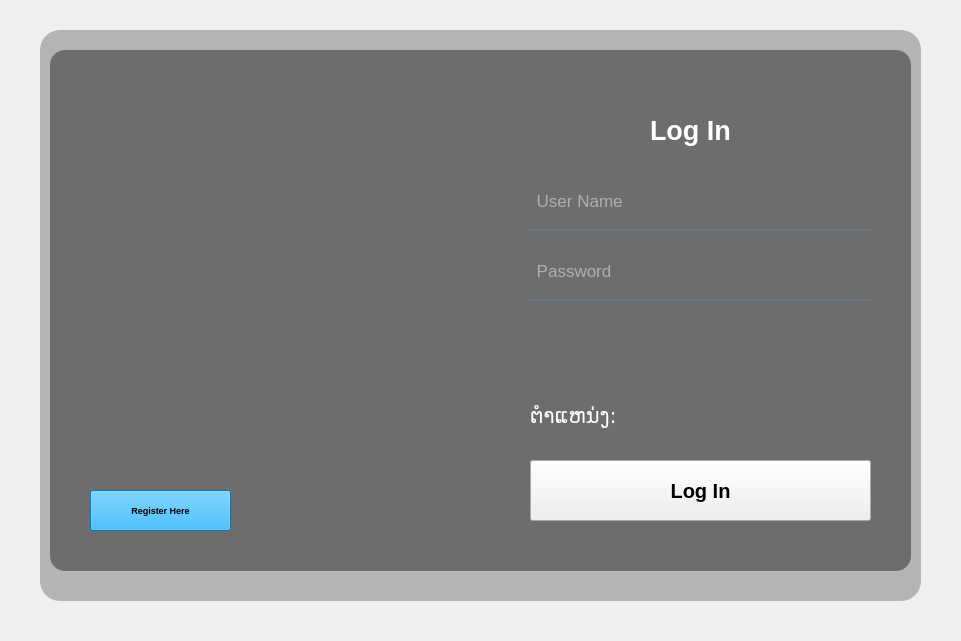
<?xml version="1.0" encoding="UTF-8"?>
<ui version="4.0">
 <class>frm_Login</class>
 <widget class="QWidget" name="frm_Login">
  <property name="geometry">
   <rect>
    <x>0</x>
    <y>0</y>
    <width>961</width>
    <height>641</height>
   </rect>
  </property>
  <property name="windowTitle">
   <string>Login</string>
  </property>
  <layout class="QGridLayout" name="gridLayout">
   <property name="leftMargin">
    <number>0</number>
   </property>
   <property name="topMargin">
    <number>0</number>
   </property>
   <property name="rightMargin">
    <number>0</number>
   </property>
   <property name="bottomMargin">
    <number>0</number>
   </property>
   <property name="spacing">
    <number>0</number>
   </property>
   <item row="2" column="0">
    <widget class="QWidget" name="widget" native="true">
     <widget class="QLabel" name="label_2">
      <property name="geometry">
       <rect>
        <x>40</x>
        <y>30</y>
        <width>881</width>
        <height>571</height>
       </rect>
      </property>
      <property name="styleSheet">
       <string notr="true">border-image: url(:/device_management_login.jpeg);
border-radius:20px</string>
      </property>
      <property name="text">
       <string/>
      </property>
      <property name="pixmap">
       <pixmap>images/device_management_login.jpeg</pixmap>
      </property>
     </widget>
     <widget class="QLabel" name="label_3">
      <property name="geometry">
       <rect>
        <x>40</x>
        <y>30</y>
        <width>881</width>
        <height>571</height>
       </rect>
      </property>
      <property name="styleSheet">
       <string notr="true">background-color: qlineargradient(spread:pad, x1:1, y1:1, x2:1, y2:1, stop:0 rgba(0, 0, 0, 63), stop:1 rgba(255, 255, 255, 255));
border-radius:20px</string>
      </property>
      <property name="text">
       <string/>
      </property>
      <property name="pixmap">
       <pixmap>../icons/device_management_login.jpeg</pixmap>
      </property>
     </widget>
     <widget class="QLabel" name="label">
      <property name="geometry">
       <rect>
        <x>50</x>
        <y>50</y>
        <width>861</width>
        <height>521</height>
       </rect>
      </property>
      <property name="styleSheet">
       <string notr="true">
background-color:rgba(0,0,0,100);
border-radius:15px;</string>
      </property>
      <property name="text">
       <string/>
      </property>
     </widget>
     <widget class="QLineEdit" name="txt_username">
      <property name="geometry">
       <rect>
        <x>530</x>
        <y>180</y>
        <width>341</width>
        <height>51</height>
       </rect>
      </property>
      <property name="font">
       <font>
        <pointsize>13</pointsize>
       </font>
      </property>
      <property name="styleSheet">
       <string notr="true">background-color:rgba(0,0,0,0);
border:none;
border-bottom:2px solid rgba(105,118,132,255);
color:rgba(255,255,255,230);
padding-bottom:7px;</string>
      </property>
      <property name="placeholderText">
       <string> User Name</string>
      </property>
     </widget>
     <widget class="QLabel" name="label_4">
      <property name="geometry">
       <rect>
        <x>650</x>
        <y>100</y>
        <width>121</width>
        <height>61</height>
       </rect>
      </property>
      <property name="font">
       <font>
        <pointsize>20</pointsize>
        <weight>75</weight>
        <bold>true</bold>
       </font>
      </property>
      <property name="styleSheet">
       <string notr="true">color: rgb(255, 255, 255);</string>
      </property>
      <property name="text">
       <string>Log In</string>
      </property>
     </widget>
     <widget class="QPushButton" name="btn_login">
      <property name="geometry">
       <rect>
        <x>530</x>
        <y>460</y>
        <width>341</width>
        <height>61</height>
       </rect>
      </property>
      <property name="font">
       <font>
        <pointsize>15</pointsize>
        <weight>75</weight>
        <bold>true</bold>
       </font>
      </property>
      <property name="styleSheet">
       <string notr="true"/>
      </property>
      <property name="text">
       <string>Log In</string>
      </property>
     </widget>
     <widget class="QLineEdit" name="txt_password">
      <property name="geometry">
       <rect>
        <x>530</x>
        <y>250</y>
        <width>341</width>
        <height>51</height>
       </rect>
      </property>
      <property name="font">
       <font>
        <pointsize>13</pointsize>
       </font>
      </property>
      <property name="styleSheet">
       <string notr="true">background-color:rgba(0,0,0,0);
border:none;
border-bottom:2px solid rgba(105,118,132,255);
color:rgba(255,255,255,230);
padding-bottom:7px;</string>
      </property>
      <property name="placeholderText">
       <string> Password</string>
      </property>
     </widget>
     <widget class="QLabel" name="label_gender">
      <property name="geometry">
       <rect>
        <x>530</x>
        <y>330</y>
        <width>51</width>
        <height>51</height>
       </rect>
      </property>
      <property name="font">
       <font>
        <family>Lao_SomVang</family>
        <pointsize>16</pointsize>
        <weight>50</weight>
        <bold>false</bold>
       </font>
      </property>
      <property name="styleSheet">
       <string notr="true">color: rgb(255, 255, 255);</string>
      </property>
      <property name="text">
       <string/>
      </property>
     </widget>
     <widget class="QLabel" name="label_position">
      <property name="geometry">
       <rect>
        <x>680</x>
        <y>390</y>
        <width>191</width>
        <height>51</height>
       </rect>
      </property>
      <property name="font">
       <font>
        <family>Lao_SomVang</family>
        <pointsize>16</pointsize>
        <weight>50</weight>
        <bold>false</bold>
       </font>
      </property>
      <property name="styleSheet">
       <string notr="true">color: rgb(255, 255, 255);</string>
      </property>
      <property name="text">
       <string/>
      </property>
     </widget>
     <widget class="QLabel" name="label_last_name">
      <property name="geometry">
       <rect>
        <x>730</x>
        <y>330</y>
        <width>151</width>
        <height>51</height>
       </rect>
      </property>
      <property name="font">
       <font>
        <family>Lao_SomVang</family>
        <pointsize>16</pointsize>
        <weight>50</weight>
        <bold>false</bold>
       </font>
      </property>
      <property name="styleSheet">
       <string notr="true">color: rgb(255, 255, 255);</string>
      </property>
      <property name="text">
       <string/>
      </property>
     </widget>
     <widget class="QLabel" name="label_title_position">
      <property name="geometry">
       <rect>
        <x>530</x>
        <y>390</y>
        <width>141</width>
        <height>51</height>
       </rect>
      </property>
      <property name="font">
       <font>
        <family>Lao_SomVang</family>
        <pointsize>16</pointsize>
        <weight>50</weight>
        <bold>false</bold>
       </font>
      </property>
      <property name="styleSheet">
       <string notr="true">color: rgb(255, 255, 255);</string>
      </property>
      <property name="text">
       <string>ຕຳແຫນ່ງ:</string>
      </property>
     </widget>
     <widget class="QLabel" name="label_first_name">
      <property name="geometry">
       <rect>
        <x>590</x>
        <y>330</y>
        <width>131</width>
        <height>51</height>
       </rect>
      </property>
      <property name="font">
       <font>
        <family>Lao_SomVang</family>
        <pointsize>16</pointsize>
        <weight>50</weight>
        <bold>false</bold>
       </font>
      </property>
      <property name="styleSheet">
       <string notr="true">color: rgb(255, 255, 255);</string>
      </property>
      <property name="text">
       <string/>
      </property>
     </widget>
     <widget class="QPushButton" name="btn_register">
      <property name="geometry">
       <rect>
        <x>90</x>
        <y>490</y>
        <width>141</width>
        <height>41</height>
       </rect>
      </property>
      <property name="font">
       <font>
        <pointsize>7</pointsize>
        <weight>75</weight>
        <bold>true</bold>
       </font>
      </property>
      <property name="styleSheet">
       <string notr="true">background-color: rgb(0, 170, 255);</string>
      </property>
      <property name="text">
       <string>Register Here</string>
      </property>
     </widget>
     <zorder>label_2</zorder>
     <zorder>label_3</zorder>
     <zorder>label</zorder>
     <zorder>label_4</zorder>
     <zorder>btn_login</zorder>
     <zorder>label_position</zorder>
     <zorder>label_last_name</zorder>
     <zorder>label_title_position</zorder>
     <zorder>label_first_name</zorder>
     <zorder>label_gender</zorder>
     <zorder>txt_username</zorder>
     <zorder>txt_password</zorder>
     <zorder>btn_register</zorder>
    </widget>
   </item>
  </layout>
 </widget>
 <resources/>
 <connections/>
</ui>
